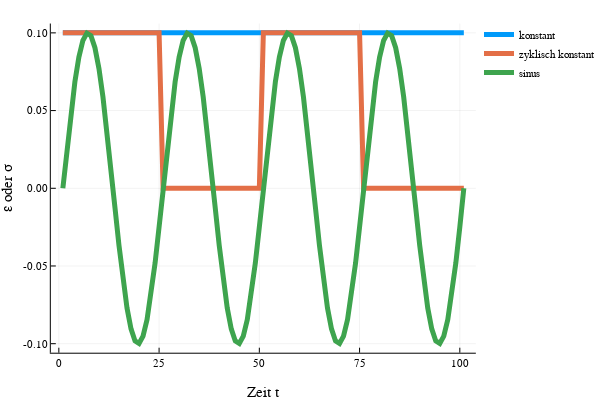

The notebook cell this image was saved under:
### Markdown cell above
**Visualisierung der Belastung**

Der Plot ist interaktiv, Sie können auf der rechten Seite auswählen, welche Funktion angezeigt werden soll.

Möchten Sie eine Funktion entfernen, klicken sie auf den Namen in der Legende

### Code cell
plot(constant(0.1, t), ylabel="ε oder σ", xlabel="Zeit t", label="konstant", line=5)
plot!(constant_cycle(0.1, t), line=5, label="zyklisch konstant")
plot!(sinus(0.1, t), line=5, label="sinus")

### Figure 1 — Plotly figure (JSON) as saved in the notebook; plotly's stock layout.template omitted (floating-point values rounded to 4 significant figures)
{"data": [{"colorbar": {"title": ""}, "legendgroup": "konstant", "line": {"color": "rgba(0, 154, 250, 1.000)", "dash": "solid", "shape": "linear", "width": 5}, "mode": "lines", "name": "konstant", "showlegend": true, "type": "scatter", "x": [1, 2, 3, 4, 5, 6, 7, 8, 9, 10, 11, 12, 13, 14, 15, 16, 17, 18, 19, 20, 21, 22, 23, 24, 25, 26, 27, 28, 29, 30, 31, 32, 33, 34, 35, 36, 37, 38, 39, 40, 41, 42, 43, 44, 45, 46, 47, 48, 49, 50, 51, 52, 53, 54, 55, 56, 57, 58, 59, 60, 61, 62, 63, 64, 65, 66, 67, 68, 69, 70, 71, 72, 73, 74, 75, 76, 77, 78, 79, 80, 81, 82, 83, 84, 85, 86, 87, 88, 89, 90, 91, 92, 93, 94, 95, 96, 97, 98, 99, 100, 101], "xaxis": "x1", "y": [0.1, 0.1, 0.1, 0.1, 0.1, 0.1, 0.1, 0.1, 0.1, 0.1, 0.1, 0.1, 0.1, 0.1, 0.1, 0.1, 0.1, 0.1, 0.1, 0.1, 0.1, 0.1, 0.1, 0.1, 0.1, 0.1, 0.1, 0.1, 0.1, 0.1, 0.1, 0.1, 0.1, 0.1, 0.1, 0.1, 0.1, 0.1, 0.1, 0.1, 0.1, 0.1, 0.1, 0.1, 0.1, 0.1, 0.1, 0.1, 0.1, 0.1, 0.1, 0.1, 0.1, 0.1, 0.1, 0.1, 0.1, 0.1, 0.1, 0.1, 0.1, 0.1, 0.1, 0.1, 0.1, 0.1, 0.1, 0.1, 0.1, 0.1, 0.1, 0.1, 0.1, 0.1, 0.1, 0.1, 0.1, 0.1, 0.1, 0.1, 0.1, 0.1, 0.1, 0.1, 0.1, 0.1, 0.1, 0.1, 0.1, 0.1, 0.1, 0.1, 0.1, 0.1, 0.1, 0.1, 0.1, 0.1, 0.1, 0.1, 0.1], "yaxis": "y1", "zmax": null, "zmin": null}, {"colorbar": {"title": ""}, "legendgroup": "zyklisch konstant", "line": {"color": "rgba(227, 111, 71, 1.000)", "dash": "solid", "shape": "linear", "width": 5}, "mode": "lines", "name": "zyklisch konstant", "showlegend": true, "type": "scatter", "x": [1, 2, 3, 4, 5, 6, 7, 8, 9, 10, 11, 12, 13, 14, 15, 16, 17, 18, 19, 20, 21, 22, 23, 24, 25, 26, 27, 28, 29, 30, 31, 32, 33, 34, 35, 36, 37, 38, 39, 40, 41, 42, 43, 44, 45, 46, 47, 48, 49, 50, 51, 52, 53, 54, 55, 56, 57, 58, 59, 60, 61, 62, 63, 64, 65, 66, 67, 68, 69, 70, 71, 72, 73, 74, 75, 76, 77, 78, 79, 80, 81, 82, 83, 84, 85, 86, 87, 88, 89, 90, 91, 92, 93, 94, 95, 96, 97, 98, 99, 100, 101], "xaxis": "x1", "y": [0.1, 0.1, 0.1, 0.1, 0.1, 0.1, 0.1, 0.1, 0.1, 0.1, 0.1, 0.1, 0.1, 0.1, 0.1, 0.1, 0.1, 0.1, 0.1, 0.1, 0.1, 0.1, 0.1, 0.1, 0.1, 0, 0, 0, 0, 0, 0, 0, 0, 0, 0, 0, 0, 0, 0, 0, 0, 0, 0, 0, 0, 0, 0, 0, 0, 0, 0.1, 0.1, 0.1, 0.1, 0.1, 0.1, 0.1, 0.1, 0.1, 0.1, 0.1, 0.1, 0.1, 0.1, 0.1, 0.1, 0.1, 0.1, 0.1, 0.1, 0.1, 0.1, 0.1, 0.1, 0.1, 0, 0, 0, 0, 0, 0, 0, 0, 0, 0, 0, 0, 0, 0, 0, 0, 0, 0, 0, 0, 0, 0, 0, 0, 0, 0], "yaxis": "y1", "zmax": null, "zmin": null}, {"colorbar": {"title": ""}, "legendgroup": "sinus", "line": {"color": "rgba(62, 164, 78, 1.000)", "dash": "solid", "shape": "linear", "width": 5}, "mode": "lines", "name": "sinus", "showlegend": true, "type": "scatter", "x": [1, 2, 3, 4, 5, 6, 7, 8, 9, 10, 11, 12, 13, 14, 15, 16, 17, 18, 19, 20, 21, 22, 23, 24, 25, 26, 27, 28, 29, 30, 31, 32, 33, 34, 35, 36, 37, 38, 39, 40, 41, 42, 43, 44, 45, 46, 47, 48, 49, 50, 51, 52, 53, 54, 55, 56, 57, 58, 59, 60, 61, 62, 63, 64, 65, 66, 67, 68, 69, 70, 71, 72, 73, 74, 75, 76, 77, 78, 79, 80, 81, 82, 83, 84, 85, 86, 87, 88, 89, 90, 91, 92, 93, 94, 95, 96, 97, 98, 99, 100, 101], "xaxis": "x1", "y": [0, 0.02487, 0.04818, 0.06845, 0.08443, 0.09511, 0.0998, 0.09823, 0.09048, 0.07705, 0.05878, 0.03681, 0.01253, -0.01253, -0.03681, -0.05878, -0.07705, -0.09048, -0.09823, -0.0998, -0.09511, -0.08443, -0.06845, -0.04818, -0.02487, 6.432e-17, 0.02487, 0.04818, 0.06845, 0.08443, 0.09511, 0.0998, 0.09823, 0.09048, 0.07705, 0.05878, 0.03681, 0.01253, -0.01253, -0.03681, -0.05878, -0.07705, -0.09048, -0.09823, -0.0998, -0.09511, -0.08443, -0.06845, -0.04818, -0.02487, 1.286e-16, 0.02487, 0.04818, 0.06845, 0.08443, 0.09511, 0.0998, 0.09823, 0.09048, 0.07705, 0.05878, 0.03681, 0.01253, -0.01253, -0.03681, -0.05878, -0.07705, -0.09048, -0.09823, -0.0998, -0.09511, -0.08443, -0.06845, -0.04818, -0.02487, -7.348e-17, 0.02487, 0.04818, 0.06845, 0.08443, 0.09511, 0.0998, 0.09823, 0.09048, 0.07705, 0.05878, 0.03681, 0.01253, -0.01253, -0.03681, -0.05878, -0.07705, -0.09048, -0.09823, -0.0998, -0.09511, -0.08443, -0.06845, -0.04818, -0.02487, 2.573e-16], "yaxis": "y1", "zmax": null, "zmin": null}], "layout": {"annotations": [], "height": 400, "legend": {"bgcolor": "rgba(255, 255, 255, 1.000)", "bordercolor": "rgba(0, 0, 0, 1.000)", "font": {"color": "rgba(0, 0, 0, 1.000)", "family": "sans-serif", "size": 11}, "tracegroupgap": 0, "x": 1, "y": 1}, "margin": {"b": 20, "l": 0, "r": 0, "t": 20}, "paper_bgcolor": "rgba(255, 255, 255, 1.000)", "plot_bgcolor": "rgba(255, 255, 255, 1.000)", "showlegend": true, "width": 600, "xaxis": {"anchor": "y1", "domain": [0.1061, 0.9934], "gridcolor": "rgba(0, 0, 0, 0.100)", "gridwidth": 0.5, "linecolor": "rgba(0, 0, 0, 1.000)", "mirror": false, "range": [-2, 104], "showgrid": true, "showline": true, "showticklabels": true, "tickangle": 0, "tickcolor": "rgb(0, 0, 0)", "tickfont": {"color": "rgba(0, 0, 0, 1.000)", "family": "sans-serif", "size": 11}, "tickmode": "array", "ticks": "inside", "ticktext": ["0", "25", "50", "75", "100"], "tickvals": [0, 25, 50, 75, 100], "title": "Zeit t", "titlefont": {"color": "rgba(0, 0, 0, 1.000)", "family": "sans-serif", "size": 15}, "type": "-", "visible": true, "zeroline": false, "zerolinecolor": "rgba(0, 0, 0, 1.000)"}, "yaxis": {"anchor": "x1", "domain": [0.07581, 0.9902], "gridcolor": "rgba(0, 0, 0, 0.100)", "gridwidth": 0.5, "linecolor": "rgba(0, 0, 0, 1.000)", "mirror": false, "range": [-0.1058, 0.106], "showgrid": true, "showline": true, "showticklabels": true, "tickangle": 0, "tickcolor": "rgb(0, 0, 0)", "tickfont": {"color": "rgba(0, 0, 0, 1.000)", "family": "sans-serif", "size": 11}, "tickmode": "array", "ticks": "inside", "ticktext": ["-0.10", "-0.05", "0.00", "0.05", "0.10"], "tickvals": [-0.1, -0.05, 0, 0.05, 0.1], "title": "ε oder σ", "titlefont": {"color": "rgba(0, 0, 0, 1.000)", "family": "sans-serif", "size": 15}, "type": "-", "visible": true, "zeroline": false, "zerolinecolor": "rgba(0, 0, 0, 1.000)"}}}
